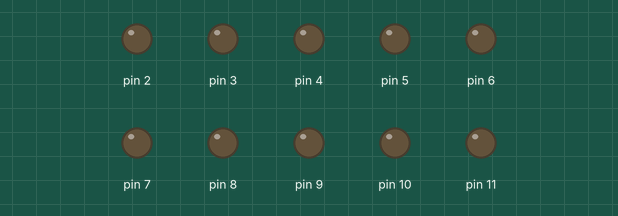
Recording of a sketch running on a simulated Arduino Uno, built with avr-gcc and run on an emulated ATmega328P. On the bench: output pins drawn as LEDs (lit = HIGH).

Above: at 0.2 s.
At 1.6 s:
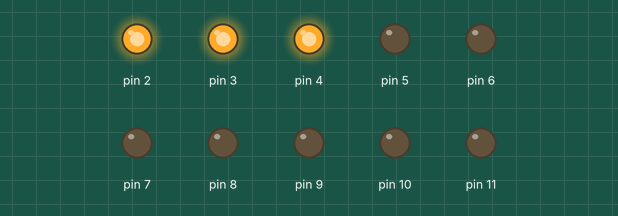
At 2.4 s:
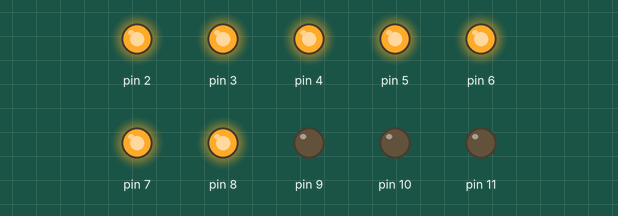
At 3.2 s:
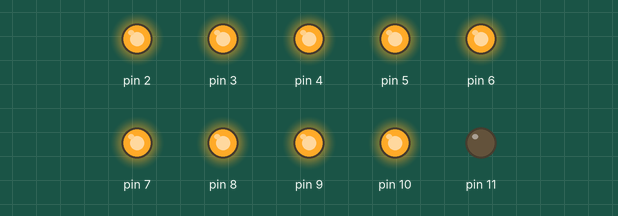
Timing chart, 0 to 4.7 s (numbered marks = the images above):
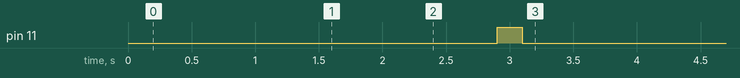

Measured:
- by itself, pin 11: HIGH → LOW at 3.1 s

The sketch:

AOA_Display_EFIS.ino
```cpp
// LED Bar display for Angle of Attack
// the display works as an I2C slabe to Display Unit
// Assumption is that the AoA value is 2 bytes (int) and presented in degrees x 10 (120 = 12 degrees)


#include <Wire.h>

int i = 0; // counter
unsigned long currentMillis;
int AOA = 0;
int AOAmin = -1;
int AOAmax = 16;
int topLED = 2;
int x = 0;

void setup()
{
   Serial.begin(115200);
// init the pins 2-11
  for (int i = 2; i <= 11; i++) {
    pinMode(i, OUTPUT);
    delay(10);
  }

  delay(1000);

  for (int i = 2; i <= 11; i++) {
    digitalWrite(i, HIGH);
    delay(200);
  }

// Configuring I2C Slave with address x09
  Wire.begin(9);
  Wire.onReceive(receiveEvent);

}

void receiveEvent(int bytes) {
  x = 0;
//  Serial.print("Data received = ");
  while (Wire.available()) { // loop through all the bytes received
    x = x << 8 | Wire.read(); // receive byte shifting earlier received bytes left
  }
}

void loop()
{
  AOA= round((float)x/10.0);

  topLED = map(AOA, AOAmin, AOAmax, 11, 2); // map doesnt work properly sometimes

  for (int i = topLED; i <= 11; i++) {
    digitalWrite(i, LOW);
  }

  for (int i = 2; i < topLED; i++) {
    digitalWrite(i, HIGH);
  }

  delay(100);               // wait for a moment


}
```
